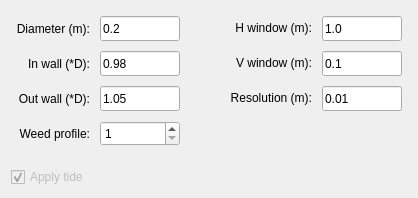
      <widget class="QWidget" name="tabPipe">
       <property name="locale">
        <locale language="English" country="UnitedStates"/>
       </property>
       <attribute name="title">
        <string>Pipe</string>
       </attribute>
       <layout class="QVBoxLayout" name="verticalLayout_4">
        <item>
         <layout class="QGridLayout" name="gridLayout0">
          <property name="sizeConstraint">
           <enum>QLayout::SizeConstraint::SetMaximumSize</enum>
          </property>
          <property name="leftMargin">
           <number>5</number>
          </property>
          <property name="topMargin">
           <number>5</number>
          </property>
          <property name="rightMargin">
           <number>5</number>
          </property>
          <property name="bottomMargin">
           <number>5</number>
          </property>
          <property name="spacing">
           <number>10</number>
          </property>
          <item row="3" column="3">
           <widget class="QLabel" name="l7">
            <property name="sizePolicy">
             <sizepolicy hsizetype="Preferred" vsizetype="Preferred">
              <horstretch>0</horstretch>
              <verstretch>0</verstretch>
             </sizepolicy>
            </property>
            <property name="minimumSize">
             <size>
              <width>0</width>
              <height>0</height>
             </size>
            </property>
            <property name="maximumSize">
             <size>
              <width>140</width>
              <height>20</height>
             </size>
            </property>
            <property name="baseSize">
             <size>
              <width>0</width>
              <height>0</height>
             </size>
            </property>
            <property name="text">
             <string>Resolution (m):</string>
            </property>
            <property name="alignment">
             <set>Qt::AlignmentFlag::AlignRight|Qt::AlignmentFlag::AlignTrailing|Qt::AlignmentFlag::AlignVCenter</set>
            </property>
           </widget>
          </item>
          <item row="1" column="0">
           <widget class="QLabel" name="l2">
            <property name="sizePolicy">
             <sizepolicy hsizetype="Preferred" vsizetype="Preferred">
              <horstretch>0</horstretch>
              <verstretch>0</verstretch>
             </sizepolicy>
            </property>
            <property name="minimumSize">
             <size>
              <width>0</width>
              <height>0</height>
             </size>
            </property>
            <property name="maximumSize">
             <size>
              <width>140</width>
              <height>35</height>
             </size>
            </property>
            <property name="baseSize">
             <size>
              <width>0</width>
              <height>0</height>
             </size>
            </property>
            <property name="text">
             <string>In wall (*D):</string>
            </property>
            <property name="alignment">
             <set>Qt::AlignmentFlag::AlignRight|Qt::AlignmentFlag::AlignTrailing|Qt::AlignmentFlag::AlignVCenter</set>
            </property>
           </widget>
          </item>
          <item row="3" column="4">
           <widget class="QLineEdit" name="t_RES">
            <property name="sizePolicy">
             <sizepolicy hsizetype="Preferred" vsizetype="Preferred">
              <horstretch>0</horstretch>
              <verstretch>0</verstretch>
             </sizepolicy>
            </property>
            <property name="minimumSize">
             <size>
              <width>80</width>
              <height>25</height>
             </size>
            </property>
            <property name="maximumSize">
             <size>
              <width>80</width>
              <height>25</height>
             </size>
            </property>
            <property name="text">
             <string>0.01</string>
            </property>
           </widget>
          </item>
          <item row="0" column="3">
           <widget class="QLabel" name="l5">
            <property name="sizePolicy">
             <sizepolicy hsizetype="Preferred" vsizetype="Preferred">
              <horstretch>0</horstretch>
              <verstretch>0</verstretch>
             </sizepolicy>
            </property>
            <property name="minimumSize">
             <size>
              <width>0</width>
              <height>0</height>
             </size>
            </property>
            <property name="maximumSize">
             <size>
              <width>140</width>
              <height>20</height>
             </size>
            </property>
            <property name="baseSize">
             <size>
              <width>0</width>
              <height>0</height>
             </size>
            </property>
            <property name="text">
             <string>H window (m):</string>
            </property>
            <property name="alignment">
             <set>Qt::AlignmentFlag::AlignRight|Qt::AlignmentFlag::AlignTrailing|Qt::AlignmentFlag::AlignVCenter</set>
            </property>
           </widget>
          </item>
          <item row="5" column="1">
           <spacer name="verticalSpacer">
            <property name="orientation">
             <enum>Qt::Orientation::Vertical</enum>
            </property>
            <property name="sizeHint" stdset="0">
             <size>
              <width>20</width>
              <height>10</height>
             </size>
            </property>
           </spacer>
          </item>
          <item row="3" column="0">
           <widget class="QLabel" name="l3">
            <property name="sizePolicy">
             <sizepolicy hsizetype="Preferred" vsizetype="Preferred">
              <horstretch>0</horstretch>
              <verstretch>0</verstretch>
             </sizepolicy>
            </property>
            <property name="minimumSize">
             <size>
              <width>0</width>
              <height>0</height>
             </size>
            </property>
            <property name="maximumSize">
             <size>
              <width>140</width>
              <height>35</height>
             </size>
            </property>
            <property name="baseSize">
             <size>
              <width>0</width>
              <height>0</height>
             </size>
            </property>
            <property name="text">
             <string>Out wall (*D):</string>
            </property>
            <property name="alignment">
             <set>Qt::AlignmentFlag::AlignRight|Qt::AlignmentFlag::AlignTrailing|Qt::AlignmentFlag::AlignVCenter</set>
            </property>
           </widget>
          </item>
          <item row="0" column="1">
           <widget class="QLineEdit" name="t_D">
            <property name="sizePolicy">
             <sizepolicy hsizetype="Preferred" vsizetype="Preferred">
              <horstretch>0</horstretch>
              <verstretch>0</verstretch>
             </sizepolicy>
            </property>
            <property name="minimumSize">
             <size>
              <width>80</width>
              <height>25</height>
             </size>
            </property>
            <property name="maximumSize">
             <size>
              <width>80</width>
              <height>25</height>
             </size>
            </property>
            <property name="text">
             <string>0.2</string>
            </property>
           </widget>
          </item>
          <item row="0" column="0">
           <widget class="QLabel" name="l1">
            <property name="sizePolicy">
             <sizepolicy hsizetype="Preferred" vsizetype="Preferred">
              <horstretch>0</horstretch>
              <verstretch>0</verstretch>
             </sizepolicy>
            </property>
            <property name="minimumSize">
             <size>
              <width>0</width>
              <height>0</height>
             </size>
            </property>
            <property name="maximumSize">
             <size>
              <width>140</width>
              <height>35</height>
             </size>
            </property>
            <property name="baseSize">
             <size>
              <width>0</width>
              <height>0</height>
             </size>
            </property>
            <property name="text">
             <string>Diameter (m):</string>
            </property>
            <property name="alignment">
             <set>Qt::AlignmentFlag::AlignRight|Qt::AlignmentFlag::AlignTrailing|Qt::AlignmentFlag::AlignVCenter</set>
            </property>
           </widget>
          </item>
          <item row="3" column="2">
           <spacer name="horizontalSpacer">
            <property name="orientation">
             <enum>Qt::Orientation::Horizontal</enum>
            </property>
            <property name="sizeHint" stdset="0">
             <size>
              <width>40</width>
              <height>20</height>
             </size>
            </property>
           </spacer>
          </item>
          <item row="1" column="3">
           <widget class="QLabel" name="l6">
            <property name="sizePolicy">
             <sizepolicy hsizetype="Preferred" vsizetype="Preferred">
              <horstretch>0</horstretch>
              <verstretch>0</verstretch>
             </sizepolicy>
            </property>
            <property name="minimumSize">
             <size>
              <width>0</width>
              <height>0</height>
             </size>
            </property>
            <property name="maximumSize">
             <size>
              <width>140</width>
              <height>20</height>
             </size>
            </property>
            <property name="baseSize">
             <size>
              <width>0</width>
              <height>0</height>
             </size>
            </property>
            <property name="text">
             <string>V window (m):</string>
            </property>
            <property name="alignment">
             <set>Qt::AlignmentFlag::AlignRight|Qt::AlignmentFlag::AlignTrailing|Qt::AlignmentFlag::AlignVCenter</set>
            </property>
           </widget>
          </item>
          <item row="1" column="4">
           <widget class="QLineEdit" name="t_VW">
            <property name="sizePolicy">
             <sizepolicy hsizetype="Preferred" vsizetype="Preferred">
              <horstretch>0</horstretch>
              <verstretch>0</verstretch>
             </sizepolicy>
            </property>
            <property name="minimumSize">
             <size>
              <width>80</width>
              <height>25</height>
             </size>
            </property>
            <property name="maximumSize">
             <size>
              <width>80</width>
              <height>25</height>
             </size>
            </property>
            <property name="text">
             <string>0.1</string>
            </property>
           </widget>
          </item>
          <item row="0" column="4">
           <widget class="QLineEdit" name="t_HW">
            <property name="sizePolicy">
             <sizepolicy hsizetype="Preferred" vsizetype="Preferred">
              <horstretch>0</horstretch>
              <verstretch>0</verstretch>
             </sizepolicy>
            </property>
            <property name="minimumSize">
             <size>
              <width>80</width>
              <height>25</height>
             </size>
            </property>
            <property name="maximumSize">
             <size>
              <width>80</width>
              <height>25</height>
             </size>
            </property>
            <property name="text">
             <string>1.0</string>
            </property>
           </widget>
          </item>
          <item row="1" column="1">
           <widget class="QLineEdit" name="t_IW">
            <property name="sizePolicy">
             <sizepolicy hsizetype="Preferred" vsizetype="Preferred">
              <horstretch>0</horstretch>
              <verstretch>0</verstretch>
             </sizepolicy>
            </property>
            <property name="minimumSize">
             <size>
              <width>80</width>
              <height>25</height>
             </size>
            </property>
            <property name="maximumSize">
             <size>
              <width>80</width>
              <height>25</height>
             </size>
            </property>
            <property name="text">
             <string>0.98</string>
            </property>
           </widget>
          </item>
          <item row="3" column="1">
           <widget class="QLineEdit" name="t_OW">
            <property name="sizePolicy">
             <sizepolicy hsizetype="Preferred" vsizetype="Preferred">
              <horstretch>0</horstretch>
              <verstretch>0</verstretch>
             </sizepolicy>
            </property>
            <property name="minimumSize">
             <size>
              <width>80</width>
              <height>25</height>
             </size>
            </property>
            <property name="maximumSize">
             <size>
              <width>80</width>
              <height>25</height>
             </size>
            </property>
            <property name="text">
             <string>1.05</string>
            </property>
           </widget>
          </item>
          <item row="4" column="0">
           <widget class="QLabel" name="l12">
            <property name="maximumSize">
             <size>
              <width>140</width>
              <height>35</height>
             </size>
            </property>
            <property name="text">
             <string>Weed profile:</string>
            </property>
            <property name="alignment">
             <set>Qt::AlignmentFlag::AlignRight|Qt::AlignmentFlag::AlignTrailing|Qt::AlignmentFlag::AlignVCenter</set>
            </property>
           </widget>
          </item>
          <item row="4" column="1">
           <widget class="QSpinBox" name="sp_Weed">
            <property name="sizePolicy">
             <sizepolicy hsizetype="Preferred" vsizetype="Preferred">
              <horstretch>0</horstretch>
              <verstretch>0</verstretch>
             </sizepolicy>
            </property>
            <property name="minimumSize">
             <size>
              <width>80</width>
              <height>25</height>
             </size>
            </property>
            <property name="maximumSize">
             <size>
              <width>80</width>
              <height>25</height>
             </size>
            </property>
            <property name="minimum">
             <number>1</number>
            </property>
            <property name="maximum">
             <number>10</number>
            </property>
           </widget>
          </item>
         </layout>
        </item>
        <item>
         <widget class="QCheckBox" name="ch_ApplyTide">
          <property name="enabled">
           <bool>false</bool>
          </property>
          <property name="sizePolicy">
           <sizepolicy hsizetype="Preferred" vsizetype="Preferred">
            <horstretch>0</horstretch>
            <verstretch>0</verstretch>
           </sizepolicy>
          </property>
          <property name="maximumSize">
           <size>
            <width>180</width>
            <height>35</height>
           </size>
          </property>
          <property name="text">
           <string>Apply tide</string>
          </property>
          <property name="checked">
           <bool>true</bool>
          </property>
         </widget>
        </item>
       </layout>
      </widget>
